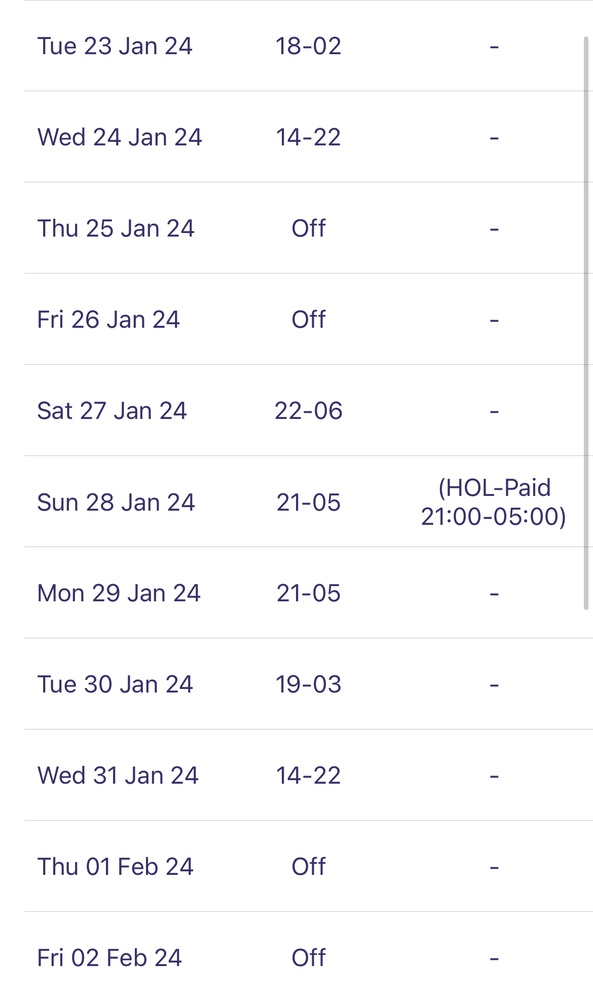
#> input picture WYDO/IMG_1472.jpg, 593 x 1000 px, shrunk from 1170 x 1974 before the run, found by its file name
$ python border_detect.py
#> lines starting #> are read from the running program, lines starting #| are printed output that depends on the picture; after the words box and inside, x2 and y2 are one past the last pixel; in counts of white or black regions, pixels touching at a corner belong together; long printed decimals are rounded
import cv2
import numpy as np
import pandas as pd

img = cv2.imread('WYDO/IMG_1472.jpg')
#> img is the input picture: shape (1000, 593, 3); mean B, G, R 250.9, 249.9, 250.1
gray = cv2.cvtColor(np.array(img), cv2.COLOR_BGR2GRAY)
edges = cv2.Canny(gray, 50, 150, apertureSize=3)
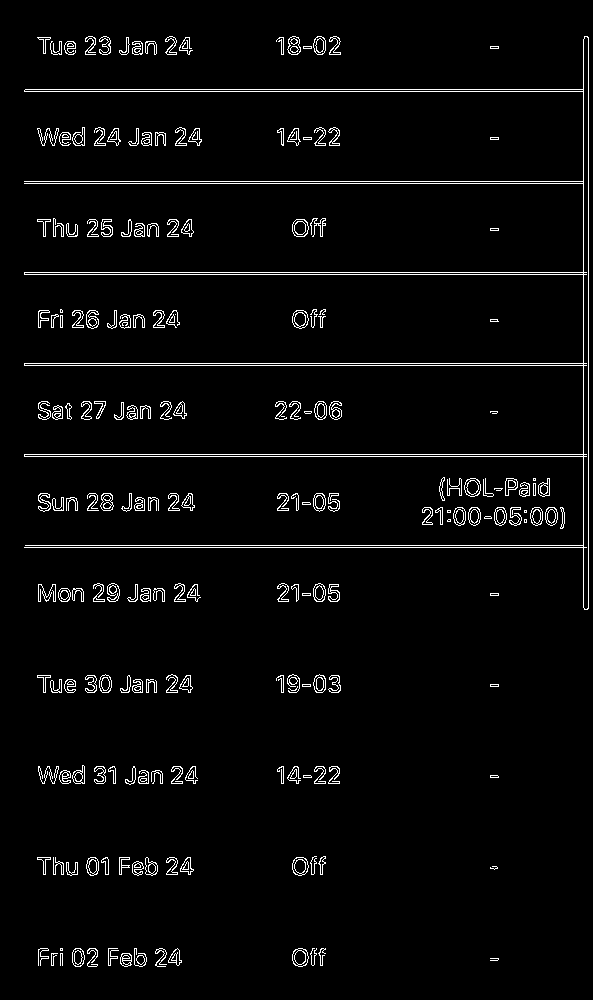
#> edges: shape (1000, 593); 3.4% white in thin lines or dots, all inside (x1, y1, x2, y2) = (24, 36, 589, 967)
lines = cv2.HoughLines(edges, rho=1, theta=np.pi/180, threshold=100)
#> lines = 79 rows, first 8: [588, 0], [583, 0], [272, 1.57], [274, 1.57], [363, 1.57], [365, 1.57], [454, 1.57], [456, 1.57]
# lines = cv2.HoughLinesP(edges, rho=1, theta=np.pi/180, threshold=100, minLineLength=100, maxLineGap=10)

line_list = []

for line in lines:
    print(line[0])
    rho, theta = line[0]
    a = np.cos(theta)
    b = np.sin(theta)
    x0 = a*rho
    y0 = b*rho
    x1 = int(x0 + 1000*(-b))
    y1 = int(y0 + 1000*(a))
    x2 = int(x0 - 1000*(-b))
    y2 = int(y0 - 1000*(a))
    cv2.line(img, (x1, y1), (x2, y2), (0, 0, 255), 2)
    line_list.append({'rho': rho, 'theta': theta, 'x1': x1, 'y1': y1, 'x2': x2, 'y2': y2})
#> this loop made 79 passes
#> (rho, theta, a, b, x0, y0, x1, y1) on passes 1 to 12: (588, 0, 1, 0, 588, 0, 588, 1000), (583, 0, 1, 0, 583, 0, 583, 1000), (272, 1.57, -4.37e-08, 1, -1.19e-05, 272, -1000, 271), (274, 1.57, -4.37e-08, 1, -1.2e-05, 274, -1000, 273), (363, 1.57, -4.37e-08, 1, -1.59e-05, 363, -1000, 362), (365, 1.57, -4.37e-08, 1, -1.6e-05, 365, -1000, 364), (454, 1.57, -4.37e-08, 1, -1.98e-05, 454, -1000, 453), (456, 1.57, -4.37e-08, 1, -1.99e-05, 456, -1000, 455), (547, 1.57, -4.37e-08, 1, -2.39e-05, 547, -1000, 546), (91, 1.57, -4.37e-08, 1, -3.98e-06, 91, -1000, 90), (181, 1.57, -4.37e-08, 1, -7.91e-06, 181, -1000, 180), (183, 1.57, -4.37e-08, 1, -8e-06, 183, -1000, 182)
#| [588.   0.]
#| [583.   0.]
#| [272.          1.571]
#| [274.          1.571]
#| [363.          1.571]
#| [365.          1.571]
#| [454.          1.571]
#| [456.          1.571]
#> (further printed lines are left out)
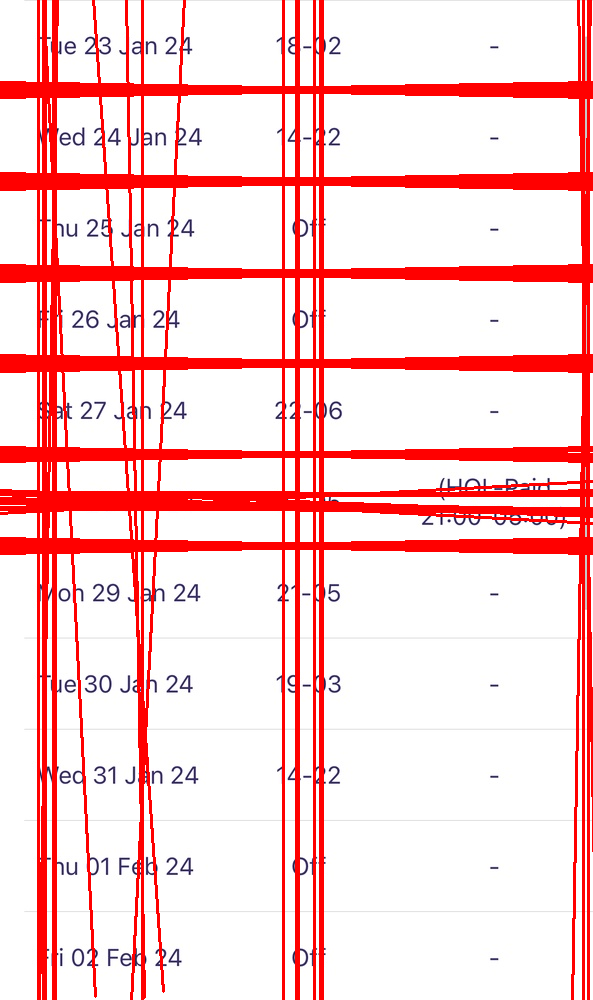
#> img: shape (1000, 593, 3); 17.7% of pixels changed, all inside (x1, y1, x2, y2) = (0, 0, 593, 1000)
#> after the loop, line_list = 79 items

cv2.imshow('image', img)
cv2.waitKey(0)
cv2.destroyAllWindows()

df = pd.DataFrame(line_list)
#> df = table of 79 rows and 6 columns

# display the DataFrame
print(df)
#> (printed output is left out)
